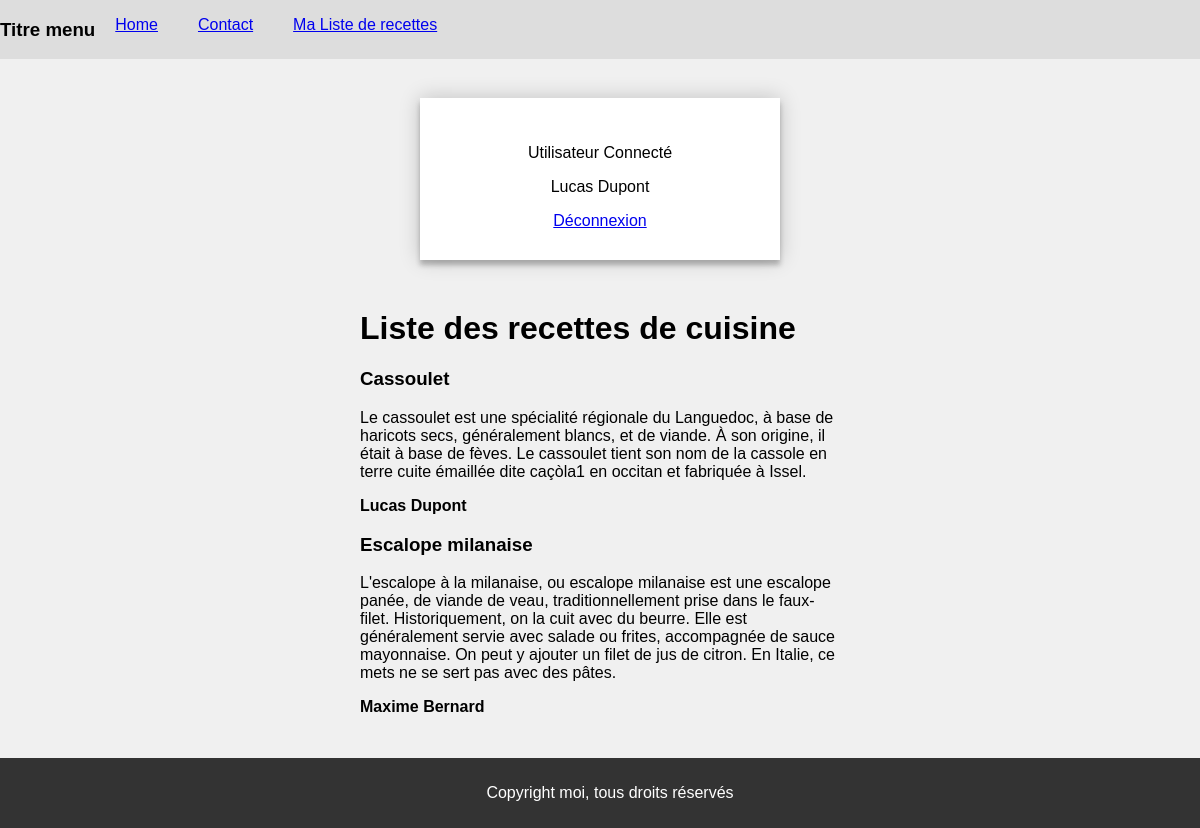
The page / (signed in) on the database its author committed.
### tables this page shows
CREATE TABLE `recipes`(
  `recipe_id` int(11) NOT NULL,
  `title` varchar(128) NOT NULL,
  `recipe` text NOT NULL,
  `user_id` int(11) NOT NULL,
  `is_enabled` tinyint(1) NOT NULL
);

CREATE TABLE `users` (
  `id` int(11) NOT NULL,
  `full_name` varchar(64) NOT NULL,
  `email` varchar(255) NOT NULL,
  `password` varchar(255) NOT NULL,
  `age` int(11) NOT NULL
);

### index.php (the view, shortened to what this page needs)
<?php
require_once(__DIR__ . '/src/config/connect.php');
$sql = 'SELECT r.title, r.recipe, u.full_name, r.is_enabled
FROM recipes r
JOIN users u ON u.id = r.user_id
WHERE is_enabled=1';
$request = $client->prepare($sql);
$request->execute();
$recipes = $request->fetchAll();
?>
<!DOCTYPE html>
<html>
<head>
    <link href="css/style.css" rel="stylesheet" />
</head>
<body>
    <?php require_once(__DIR__ . '/src/partials/header.php'); ?>
    <div id="corps">
        <div class="login-page">
            <div class="form">
                <?php require_once(__DIR__ . '/src/login.php'); ?>
            </div>
        </div>
        <?php if (isset($_SESSION['loggedUser'])) : ?>
            <h1>Liste des recettes de cuisine</h1>
            <?php foreach ($recipes as $recipe) : ?>
                <article>
                    <h3><?php echo ($recipe['title']); ?></h3>
                    <div><?php echo ($recipe['recipe']); ?></div>
                    <p><b><?php echo ($recipe['full_name']); ?></b></p>
                </article>
            <?php endforeach; ?>
        <?php endif; ?>
    </div>
    <?php require_once(__DIR__ . '/src/partials/footer.php'); ?>
</body>
</html>

### src/partials/header.php
<header>
    <nav id="menu">
        <h3>Titre menu</h3>
        <ul>
            <li><a class="active" aria-current="page" href="index.php">Home</a></li>
            <li><a class="nav-link" href="contact.php">Contact</a></li>
            <li><a class="nav-link" href="mylist.php">Ma Liste de recettes</a></li>
        </ul>
    </nav>
</header>

### src/login.php (shortened to what this page needs)
<?php if (!isset($_SESSION['loggedUser'])) : ?>
    <form action="index.php" method="POST" class="login-form">
        <div>
            <label for="email">Email</label>
            <input type="email" name="email">
        </div>
        <div>
            <label for="password">Password</label>
            <input type="password" name="password">
        </div>
        <button type="submit">Envoyer</button>
        <p class="message">Not Registered ?<a href="#">Create an account</a></p>
    </form>
<?php else : ?>
    <div>
        <p>Utilisateur Connecté</p>
        <p><?php echo $_SESSION['full_name']; ?></p>
        <a href="src/logout.php">Déconnexion</a>
    </div>
<?php endif; ?>

### src/partials/footer.php
<footer id="pied_de_page">
    <p>Copyright moi, tous droits réservés</p>
</footer>

### css/style.css (style rules this page uses)
footer { background-color: #333; color: #fff; text-align: center; padding: 10px }
header nav, header nav ul { display: flex; }
header nav ul li { margin: 0 20px; }
body { font-family: Arial, sans-serif; margin: 0; padding: 0; background-color: #f0f0f0; height: auto; margin-bottom: 7em; }
#menu { background-color: #ddd }
nav ul { list-style-type: none; padding: 0 }
#corps { margin: 20px; display: block; width: 40%; margin: 0 auto; }
footer { position: fixed; bottom: 0; width: 100% }
.login-page { width: 360px; padding: 8% 0 0; margin: auto; }
.form { position: relative; z-index: 1; background: #FFFFFF; max-width: 360px; margin: 0 auto 50px; padding: 30px; text-align: center; box-shadow: 0 0 20px 0 rgba(0, 0, 0, 0.2), 0 5px 5px 0 rgba(0, 0, 0, 0.24); }

### rows shown on the page
recipes: title "Cassoulet", recipe "Le cassoulet est une spécialité régionale du Languedoc, à base de haricots secs, généralement blancs, et de viande. À son origine, il était à base de fèves. Le cassoulet tient son nom de la cassole en terre cuite émaillée dite caçòla1 en occitan et fabriquée à Issel.", user.full_name "Lucas Dupont"
recipes: title "Escalope milanaise", recipe "L'escalope à la milanaise, ou escalope milanaise est une escalope panée, de viande de veau, traditionnellement prise dans le faux-filet. Historiquement, on la cuit avec du beurre. Elle est généralement servie avec salade ou frites, accompagnée de sauce mayonnaise. On peut y ajouter un filet de jus de citron. En Italie, ce mets ne se sert pas avec des pâtes.", user.full_name "Maxime Bernard"

### other values the page prints
$_SESSION['full_name'] "Lucas Dupont"
